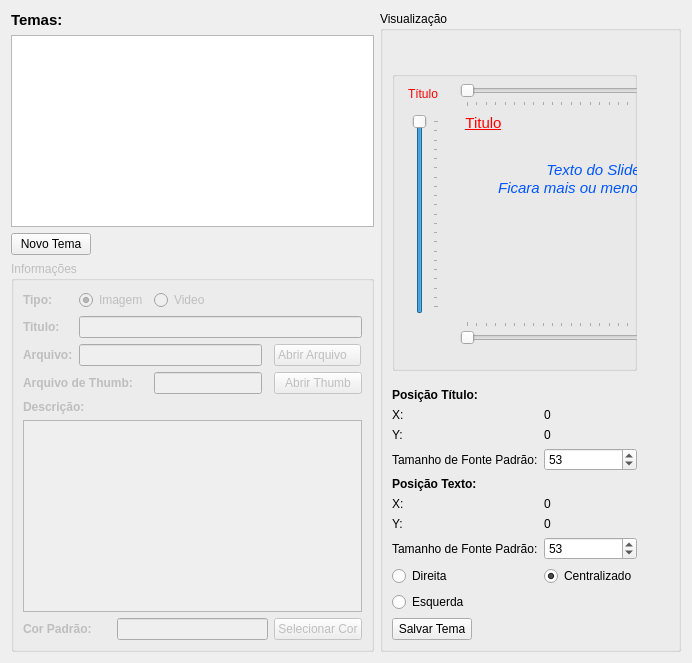
  <widget class="QWidget" name="tabCriacaoTema">
   <attribute name="title">
    <string>Criação de Temas</string>
   </attribute>
   <layout class="QGridLayout" name="gridLayout_13">
    <item row="0" column="0">
     <widget class="QLabel" name="label_13">
      <property name="text">
       <string>&lt;!DOCTYPE HTML PUBLIC &quot;-//W3C//DTD HTML 4.0//EN&quot; &quot;http://www.w3.org/TR/REC-html40/strict.dtd&quot;&gt;
&lt;html&gt;&lt;head&gt;&lt;meta name=&quot;qrichtext&quot; content=&quot;1&quot; /&gt;&lt;style type=&quot;text/css&quot;&gt;
p, li { white-space: pre-wrap; }
&lt;/style&gt;&lt;/head&gt;&lt;body style=&quot; font-family:'Sans Serif'; font-size:9pt; font-weight:400; font-style:normal;&quot;&gt;
&lt;p style=&quot; margin-top:0px; margin-bottom:0px; margin-left:0px; margin-right:0px; -qt-block-indent:0; text-indent:0px;&quot;&gt;&lt;span style=&quot; font-size:11pt; font-weight:600;&quot;&gt;Temas:&lt;/span&gt;&lt;/p&gt;&lt;/body&gt;&lt;/html&gt;</string>
      </property>
     </widget>
    </item>
    <item row="1" column="0" colspan="3">
     <widget class="QListWidget" name="lstArquivosTemas"/>
    </item>
    <item row="3" column="0" colspan="3">
     <widget class="QGroupBox" name="grbTemaInformacoes">
      <property name="enabled">
       <bool>false</bool>
      </property>
      <property name="title">
       <string>Informações</string>
      </property>
      <layout class="QGridLayout" name="gridLayout_5">
       <item row="0" column="0">
        <widget class="QLabel" name="label_14">
         <property name="text">
          <string>&lt;b&gt;Tipo:&lt;/b&gt;</string>
         </property>
        </widget>
       </item>
       <item row="0" column="1" colspan="2">
        <widget class="QRadioButton" name="rdbImagem">
         <property name="text">
          <string>Imagem</string>
         </property>
         <property name="checked">
          <bool>true</bool>
         </property>
        </widget>
       </item>
       <item row="1" column="0">
        <widget class="QLabel" name="label_15">
         <property name="text">
          <string>&lt;b&gt;Titulo:&lt;/b&gt;</string>
         </property>
        </widget>
       </item>
       <item row="1" column="1" colspan="5">
        <widget class="QLineEdit" name="edtTemaTitulo">
         <property name="text">
          <string/>
         </property>
        </widget>
       </item>
       <item row="2" column="0">
        <widget class="QLabel" name="label_16">
         <property name="text">
          <string>&lt;!DOCTYPE HTML PUBLIC &quot;-//W3C//DTD HTML 4.0//EN&quot; &quot;http://www.w3.org/TR/REC-html40/strict.dtd&quot;&gt;
&lt;html&gt;&lt;head&gt;&lt;meta name=&quot;qrichtext&quot; content=&quot;1&quot; /&gt;&lt;style type=&quot;text/css&quot;&gt;
p, li { white-space: pre-wrap; }
&lt;/style&gt;&lt;/head&gt;&lt;body style=&quot; font-family:'Sans Serif'; font-size:9pt; font-weight:400; font-style:normal;&quot;&gt;
&lt;p style=&quot; margin-top:0px; margin-bottom:0px; margin-left:0px; margin-right:0px; -qt-block-indent:0; text-indent:0px;&quot;&gt;&lt;span style=&quot; font-weight:600;&quot;&gt;Arquivo:&lt;/span&gt;&lt;/p&gt;&lt;/body&gt;&lt;/html&gt;</string>
         </property>
        </widget>
       </item>
       <item row="2" column="1" colspan="3">
        <widget class="QLineEdit" name="edtTemaArquivo">
         <property name="text">
          <string/>
         </property>
        </widget>
       </item>
       <item row="2" column="5">
        <widget class="QPushButton" name="btnTemaArquivo">
         <property name="sizePolicy">
          <sizepolicy hsizetype="Fixed" vsizetype="Fixed">
           <horstretch>0</horstretch>
           <verstretch>0</verstretch>
          </sizepolicy>
         </property>
         <property name="text">
          <string>Abrir Arquivo   </string>
         </property>
        </widget>
       </item>
       <item row="4" column="0" colspan="2">
        <widget class="QLabel" name="label_17">
         <property name="text">
          <string>&lt;!DOCTYPE HTML PUBLIC &quot;-//W3C//DTD HTML 4.0//EN&quot; &quot;http://www.w3.org/TR/REC-html40/strict.dtd&quot;&gt;
&lt;html&gt;&lt;head&gt;&lt;meta name=&quot;qrichtext&quot; content=&quot;1&quot; /&gt;&lt;style type=&quot;text/css&quot;&gt;
p, li { white-space: pre-wrap; }
&lt;/style&gt;&lt;/head&gt;&lt;body style=&quot; font-family:'Sans Serif'; font-size:9pt; font-weight:400; font-style:normal;&quot;&gt;
&lt;p style=&quot; margin-top:0px; margin-bottom:0px; margin-left:0px; margin-right:0px; -qt-block-indent:0; text-indent:0px;&quot;&gt;&lt;span style=&quot; font-weight:600;&quot;&gt;Descrição:&lt;/span&gt;&lt;/p&gt;&lt;/body&gt;&lt;/html&gt;</string>
         </property>
        </widget>
       </item>
       <item row="5" column="0" colspan="6">
        <widget class="QPlainTextEdit" name="pteTemaDescricao">
         <property name="plainText">
          <string/>
         </property>
        </widget>
       </item>
       <item row="3" column="0" colspan="3">
        <widget class="QLabel" name="label_18">
         <property name="text">
          <string>&lt;!DOCTYPE HTML PUBLIC &quot;-//W3C//DTD HTML 4.0//EN&quot; &quot;http://www.w3.org/TR/REC-html40/strict.dtd&quot;&gt;
&lt;html&gt;&lt;head&gt;&lt;meta name=&quot;qrichtext&quot; content=&quot;1&quot; /&gt;&lt;style type=&quot;text/css&quot;&gt;
p, li { white-space: pre-wrap; }
&lt;/style&gt;&lt;/head&gt;&lt;body style=&quot; font-family:'Sans Serif'; font-size:9pt; font-weight:400; font-style:normal;&quot;&gt;
&lt;p style=&quot; margin-top:0px; margin-bottom:0px; margin-left:0px; margin-right:0px; -qt-block-indent:0; text-indent:0px;&quot;&gt;&lt;span style=&quot; font-weight:600;&quot;&gt;Arquivo de Thumb:&lt;/span&gt;&lt;/p&gt;&lt;/body&gt;&lt;/html&gt;</string>
         </property>
        </widget>
       </item>
       <item row="3" column="3">
        <widget class="QLineEdit" name="edtTemaThumb">
         <property name="text">
          <string/>
         </property>
        </widget>
       </item>
       <item row="6" column="0" colspan="2">
        <widget class="QLabel" name="label_19">
         <property name="text">
          <string>&lt;b&gt;Cor Padrão:&lt;/b&gt;</string>
         </property>
        </widget>
       </item>
       <item row="6" column="2" colspan="3">
        <widget class="QLineEdit" name="edtTemaCor">
         <property name="text">
          <string/>
         </property>
        </widget>
       </item>
       <item row="3" column="5">
        <widget class="QPushButton" name="btnTemaThumb">
         <property name="text">
          <string>Abrir Thumb</string>
         </property>
        </widget>
       </item>
       <item row="0" column="3" colspan="2">
        <widget class="QRadioButton" name="rdbVideo">
         <property name="text">
          <string>Video</string>
         </property>
        </widget>
       </item>
       <item row="6" column="5">
        <widget class="QPushButton" name="btnTemaCor">
         <property name="sizePolicy">
          <sizepolicy hsizetype="Fixed" vsizetype="Fixed">
           <horstretch>0</horstretch>
           <verstretch>0</verstretch>
          </sizepolicy>
         </property>
         <property name="text">
          <string>Selecionar Cor</string>
         </property>
        </widget>
       </item>
      </layout>
     </widget>
    </item>
    <item row="0" column="3" rowspan="4">
     <widget class="QGroupBox" name="grbTemaVis">
      <property name="enabled">
       <bool>true</bool>
      </property>
      <property name="title">
       <string>Visualização</string>
      </property>
      <layout class="QGridLayout" name="gridLayout_9">
       <item row="13" column="2">
        <widget class="QSpinBox" name="spnTamanhoTexto">
         <property name="maximum">
          <number>1024</number>
         </property>
         <property name="value">
          <number>53</number>
         </property>
        </widget>
       </item>
       <item row="13" column="1">
        <widget class="QLabel" name="label_29">
         <property name="text">
          <string>Tamanho de Fonte Padrão:</string>
         </property>
        </widget>
       </item>
       <item row="12" column="1">
        <widget class="QLabel" name="label_28">
         <property name="text">
          <string>Y:</string>
         </property>
        </widget>
       </item>
       <item row="11" column="1">
        <widget class="QLabel" name="label_27">
         <property name="text">
          <string>X:</string>
         </property>
        </widget>
       </item>
       <item row="10" column="1" colspan="4">
        <widget class="QLabel" name="label_26">
         <property name="text">
          <string>&lt;!DOCTYPE HTML PUBLIC &quot;-//W3C//DTD HTML 4.0//EN&quot; &quot;http://www.w3.org/TR/REC-html40/strict.dtd&quot;&gt;
&lt;html&gt;&lt;head&gt;&lt;meta name=&quot;qrichtext&quot; content=&quot;1&quot; /&gt;&lt;style type=&quot;text/css&quot;&gt;
p, li { white-space: pre-wrap; }
&lt;/style&gt;&lt;/head&gt;&lt;body style=&quot; font-family:'Sans Serif'; font-size:9pt; font-weight:400; font-style:normal;&quot;&gt;
&lt;p style=&quot; margin-top:0px; margin-bottom:0px; margin-left:0px; margin-right:0px; -qt-block-indent:0; text-indent:0px;&quot;&gt;&lt;span style=&quot; font-weight:600;&quot;&gt;Posição Texto:&lt;/span&gt;&lt;/p&gt;&lt;/body&gt;&lt;/html&gt;</string>
         </property>
        </widget>
       </item>
       <item row="8" column="2">
        <widget class="QSpinBox" name="spnTamanhoTitulo">
         <property name="maximum">
          <number>1024</number>
         </property>
         <property name="value">
          <number>53</number>
         </property>
        </widget>
       </item>
       <item row="8" column="1">
        <widget class="QLabel" name="label_25">
         <property name="text">
          <string>Tamanho de Fonte Padrão:</string>
         </property>
        </widget>
       </item>
       <item row="7" column="1">
        <widget class="QLabel" name="label_24">
         <property name="text">
          <string>Y:</string>
         </property>
        </widget>
       </item>
       <item row="6" column="1">
        <widget class="QLabel" name="label_23">
         <property name="text">
          <string>X:</string>
         </property>
        </widget>
       </item>
       <item row="5" column="1">
        <widget class="QLabel" name="label_22">
         <property name="text">
          <string>&lt;!DOCTYPE HTML PUBLIC &quot;-//W3C//DTD HTML 4.0//EN&quot; &quot;http://www.w3.org/TR/REC-html40/strict.dtd&quot;&gt;
&lt;html&gt;&lt;head&gt;&lt;meta name=&quot;qrichtext&quot; content=&quot;1&quot; /&gt;&lt;style type=&quot;text/css&quot;&gt;
p, li { white-space: pre-wrap; }
&lt;/style&gt;&lt;/head&gt;&lt;body style=&quot; font-family:'Sans Serif'; font-size:9pt; font-weight:400; font-style:normal;&quot;&gt;
&lt;p style=&quot; margin-top:0px; margin-bottom:0px; margin-left:0px; margin-right:0px; -qt-block-indent:0; text-indent:0px;&quot;&gt;&lt;span style=&quot; font-weight:600;&quot;&gt;Posição Título:&lt;/span&gt;&lt;/p&gt;&lt;/body&gt;&lt;/html&gt;</string>
         </property>
        </widget>
       </item>
       <item row="4" column="1" colspan="2">
        <widget class="QGroupBox" name="groupBox_2">
         <property name="maximumSize">
          <size>
           <width>400</width>
           <height>300</height>
          </size>
         </property>
         <property name="title">
          <string/>
         </property>
         <widget class="QLabel" name="label_20">
          <property name="geometry">
           <rect>
            <x>16</x>
            <y>11</y>
            <width>40</width>
            <height>25</height>
           </rect>
          </property>
          <property name="text">
           <string>&lt;!DOCTYPE HTML PUBLIC &quot;-//W3C//DTD HTML 4.0//EN&quot; &quot;http://www.w3.org/TR/REC-html40/strict.dtd&quot;&gt;
&lt;html&gt;&lt;head&gt;&lt;meta name=&quot;qrichtext&quot; content=&quot;1&quot; /&gt;&lt;style type=&quot;text/css&quot;&gt;
p, li { white-space: pre-wrap; }
&lt;/style&gt;&lt;/head&gt;&lt;body style=&quot; font-family:'Sans Serif'; font-size:9pt; font-weight:400; font-style:normal;&quot;&gt;
&lt;p style=&quot; margin-top:0px; margin-bottom:0px; margin-left:0px; margin-right:0px; -qt-block-indent:0; text-indent:0px;&quot;&gt;&lt;span style=&quot; color:#ff0000;&quot;&gt;Título&lt;/span&gt;&lt;/p&gt;&lt;/body&gt;&lt;/html&gt;</string>
          </property>
         </widget>
         <widget class="QSlider" name="vsrTitulo">
          <property name="geometry">
           <rect>
            <x>16</x>
            <y>43</y>
            <width>31</width>
            <height>200</height>
           </rect>
          </property>
          <property name="sizePolicy">
           <sizepolicy hsizetype="Fixed" vsizetype="Expanding">
            <horstretch>0</horstretch>
            <verstretch>0</verstretch>
           </sizepolicy>
          </property>
          <property name="maximumSize">
           <size>
            <width>267</width>
            <height>200</height>
           </size>
          </property>
          <property name="maximum">
           <number>200</number>
          </property>
          <property name="value">
           <number>200</number>
          </property>
          <property name="orientation">
           <enum>Qt::Vertical</enum>
          </property>
          <property name="tickPosition">
           <enum>QSlider::TicksBelow</enum>
          </property>
         </widget>
         <widget class="QSlider" name="hsrTexto">
          <property name="enabled">
           <bool>false</bool>
          </property>
          <property name="geometry">
           <rect>
            <x>68</x>
            <y>250</y>
            <width>267</width>
            <height>25</height>
           </rect>
          </property>
          <property name="maximumSize">
           <size>
            <width>267</width>
            <height>16777215</height>
           </size>
          </property>
          <property name="maximum">
           <number>267</number>
          </property>
          <property name="orientation">
           <enum>Qt::Horizontal</enum>
          </property>
          <property name="tickPosition">
           <enum>QSlider::TicksAbove</enum>
          </property>
         </widget>
         <widget class="QSlider" name="hsrTitulo">
          <property name="geometry">
           <rect>
            <x>68</x>
            <y>11</y>
            <width>267</width>
            <height>25</height>
           </rect>
          </property>
          <property name="maximumSize">
           <size>
            <width>267</width>
            <height>16777215</height>
           </size>
          </property>
          <property name="maximum">
           <number>267</number>
          </property>
          <property name="sliderPosition">
           <number>0</number>
          </property>
          <property name="orientation">
           <enum>Qt::Horizontal</enum>
          </property>
          <property name="tickPosition">
           <enum>QSlider::TicksBelow</enum>
          </property>
         </widget>
         <widget class="QSlider" name="vsrTexto">
          <property name="geometry">
           <rect>
            <x>347</x>
            <y>43</y>
            <width>25</width>
            <height>200</height>
           </rect>
          </property>
          <property name="maximumSize">
           <size>
            <width>16777215</width>
            <height>200</height>
           </size>
          </property>
          <property name="maximum">
           <number>200</number>
          </property>
          <property name="value">
           <number>200</number>
          </property>
          <property name="orientation">
           <enum>Qt::Vertical</enum>
          </property>
          <property name="tickPosition">
           <enum>QSlider::TicksAbove</enum>
          </property>
         </widget>
         <widget class="QLabel" name="label_21">
          <property name="geometry">
           <rect>
            <x>347</x>
            <y>250</y>
            <width>38</width>
            <height>25</height>
           </rect>
          </property>
          <property name="text">
           <string>&lt;!DOCTYPE HTML PUBLIC &quot;-//W3C//DTD HTML 4.0//EN&quot; &quot;http://www.w3.org/TR/REC-html40/strict.dtd&quot;&gt;
&lt;html&gt;&lt;head&gt;&lt;meta name=&quot;qrichtext&quot; content=&quot;1&quot; /&gt;&lt;style type=&quot;text/css&quot;&gt;
p, li { white-space: pre-wrap; }
&lt;/style&gt;&lt;/head&gt;&lt;body style=&quot; font-family:'Sans Serif'; font-size:9pt; font-weight:400; font-style:normal;&quot;&gt;
&lt;p style=&quot; margin-top:0px; margin-bottom:0px; margin-left:0px; margin-right:0px; -qt-block-indent:0; text-indent:0px;&quot;&gt;&lt;span style=&quot; color:#5555ff;&quot;&gt;Texto&lt;/span&gt;&lt;/p&gt;&lt;/body&gt;&lt;/html&gt;</string>
          </property>
         </widget>
         <widget class="QLabel" name="lblTemaImageVis">
          <property name="geometry">
           <rect>
            <x>68</x>
            <y>43</y>
            <width>267</width>
            <height>200</height>
           </rect>
          </property>
          <property name="text">
           <string/>
          </property>
         </widget>
         <widget class="QLabel" name="lblTemaTextoVis">
          <property name="enabled">
           <bool>false</bool>
          </property>
          <property name="geometry">
           <rect>
            <x>68</x>
            <y>90</y>
            <width>267</width>
            <height>61</height>
           </rect>
          </property>
          <property name="text">
           <string>&lt;!DOCTYPE HTML PUBLIC &quot;-//W3C//DTD HTML 4.0//EN&quot; &quot;http://www.w3.org/TR/REC-html40/strict.dtd&quot;&gt;
&lt;html&gt;&lt;head&gt;&lt;meta name=&quot;qrichtext&quot; content=&quot;1&quot; /&gt;&lt;style type=&quot;text/css&quot;&gt;
p, li { white-space: pre-wrap; }
&lt;/style&gt;&lt;/head&gt;&lt;body style=&quot; font-family:'Sans Serif'; font-size:9pt; font-weight:400; font-style:normal;&quot;&gt;
&lt;p style=&quot; margin-top:0px; margin-bottom:0px; margin-left:0px; margin-right:0px; -qt-block-indent:0; text-indent:0px;&quot;&gt;&lt;span style=&quot; font-size:11pt; font-style:italic; color:#0055ff;&quot;&gt;Texto do Slide&lt;/span&gt;&lt;/p&gt;
&lt;p style=&quot; margin-top:0px; margin-bottom:0px; margin-left:0px; margin-right:0px; -qt-block-indent:0; text-indent:0px; font-size:11pt; font-style:italic; color:#0055ff;&quot;&gt;Ficara mais ou menos assim&lt;/p&gt;
&lt;p style=&quot;-qt-paragraph-type:empty; margin-top:0px; margin-bottom:0px; margin-left:0px; margin-right:0px; -qt-block-indent:0; text-indent:0px; font-size:11pt; font-style:italic; color:#0055ff;&quot;&gt;&lt;/p&gt;&lt;/body&gt;&lt;/html&gt;</string>
          </property>
          <property name="alignment">
           <set>Qt::AlignHCenter|Qt::AlignTop</set>
          </property>
         </widget>
         <widget class="QLabel" name="lblTemaTituloVis">
          <property name="geometry">
           <rect>
            <x>68</x>
            <y>43</y>
            <width>47</width>
            <height>23</height>
           </rect>
          </property>
          <property name="text">
           <string>&lt;!DOCTYPE HTML PUBLIC &quot;-//W3C//DTD HTML 4.0//EN&quot; &quot;http://www.w3.org/TR/REC-html40/strict.dtd&quot;&gt;
&lt;html&gt;&lt;head&gt;&lt;meta name=&quot;qrichtext&quot; content=&quot;1&quot; /&gt;&lt;style type=&quot;text/css&quot;&gt;
p, li { white-space: pre-wrap; }
&lt;/style&gt;&lt;/head&gt;&lt;body style=&quot; font-family:'Sans Serif'; font-size:9pt; font-weight:400; font-style:normal;&quot;&gt;
&lt;p style=&quot; margin-top:0px; margin-bottom:0px; margin-left:0px; margin-right:0px; -qt-block-indent:0; text-indent:0px;&quot;&gt;&lt;span style=&quot; font-size:11pt; text-decoration: underline; color:#ff0000;&quot;&gt;Titulo&lt;/span&gt;&lt;/p&gt;&lt;/body&gt;&lt;/html&gt;</string>
          </property>
          <property name="alignment">
           <set>Qt::AlignHCenter|Qt::AlignTop</set>
          </property>
         </widget>
        </widget>
       </item>
       <item row="4" column="3">
        <spacer name="verticalSpacer_2">
         <property name="orientation">
          <enum>Qt::Vertical</enum>
         </property>
         <property name="sizeHint" stdset="0">
          <size>
           <width>20</width>
           <height>40</height>
          </size>
         </property>
        </spacer>
       </item>
       <item row="0" column="1">
        <spacer name="horizontalSpacer_2">
         <property name="orientation">
          <enum>Qt::Horizontal</enum>
         </property>
         <property name="sizeHint" stdset="0">
          <size>
           <width>40</width>
           <height>20</height>
          </size>
         </property>
        </spacer>
       </item>
       <item row="16" column="1">
        <widget class="QPushButton" name="btnTemaSalvar">
         <property name="sizePolicy">
          <sizepolicy hsizetype="Fixed" vsizetype="Fixed">
           <horstretch>0</horstretch>
           <verstretch>0</verstretch>
          </sizepolicy>
         </property>
         <property name="text">
          <string>Salvar Tema</string>
         </property>
        </widget>
       </item>
       <item row="14" column="1">
        <widget class="QRadioButton" name="rdbDireita">
         <property name="text">
          <string>Direita</string>
         </property>
         <property name="checked">
          <bool>false</bool>
         </property>
        </widget>
       </item>
       <item row="14" column="2">
        <widget class="QRadioButton" name="rdbCentralizado">
         <property name="text">
          <string>Centralizado</string>
         </property>
         <property name="checked">
          <bool>true</bool>
         </property>
        </widget>
       </item>
       <item row="15" column="1">
        <widget class="QRadioButton" name="rdbEsquerda">
         <property name="text">
          <string>Esquerda</string>
         </property>
        </widget>
       </item>
       <item row="6" column="2">
        <widget class="QLabel" name="lblXTitulo">
         <property name="text">
          <string>0</string>
         </property>
        </widget>
       </item>
       <item row="7" column="2">
        <widget class="QLabel" name="lblYTitulo">
         <property name="text">
          <string>0</string>
         </property>
        </widget>
       </item>
       <item row="11" column="2">
        <widget class="QLabel" name="lblXTexto">
         <property name="text">
          <string>0</string>
         </property>
        </widget>
       </item>
       <item row="12" column="2">
        <widget class="QLabel" name="lblYTexto">
         <property name="text">
          <string>0</string>
         </property>
        </widget>
       </item>
      </layout>
     </widget>
    </item>
    <item row="2" column="2">
     <spacer name="horizontalSpacer">
      <property name="orientation">
       <enum>Qt::Horizontal</enum>
      </property>
      <property name="sizeHint" stdset="0">
       <size>
        <width>40</width>
        <height>20</height>
       </size>
      </property>
     </spacer>
    </item>
    <item row="2" column="0">
     <widget class="QPushButton" name="btnAdiconarTema">
      <property name="text">
       <string>Novo Tema</string>
      </property>
     </widget>
    </item>
   </layout>
  </widget>
